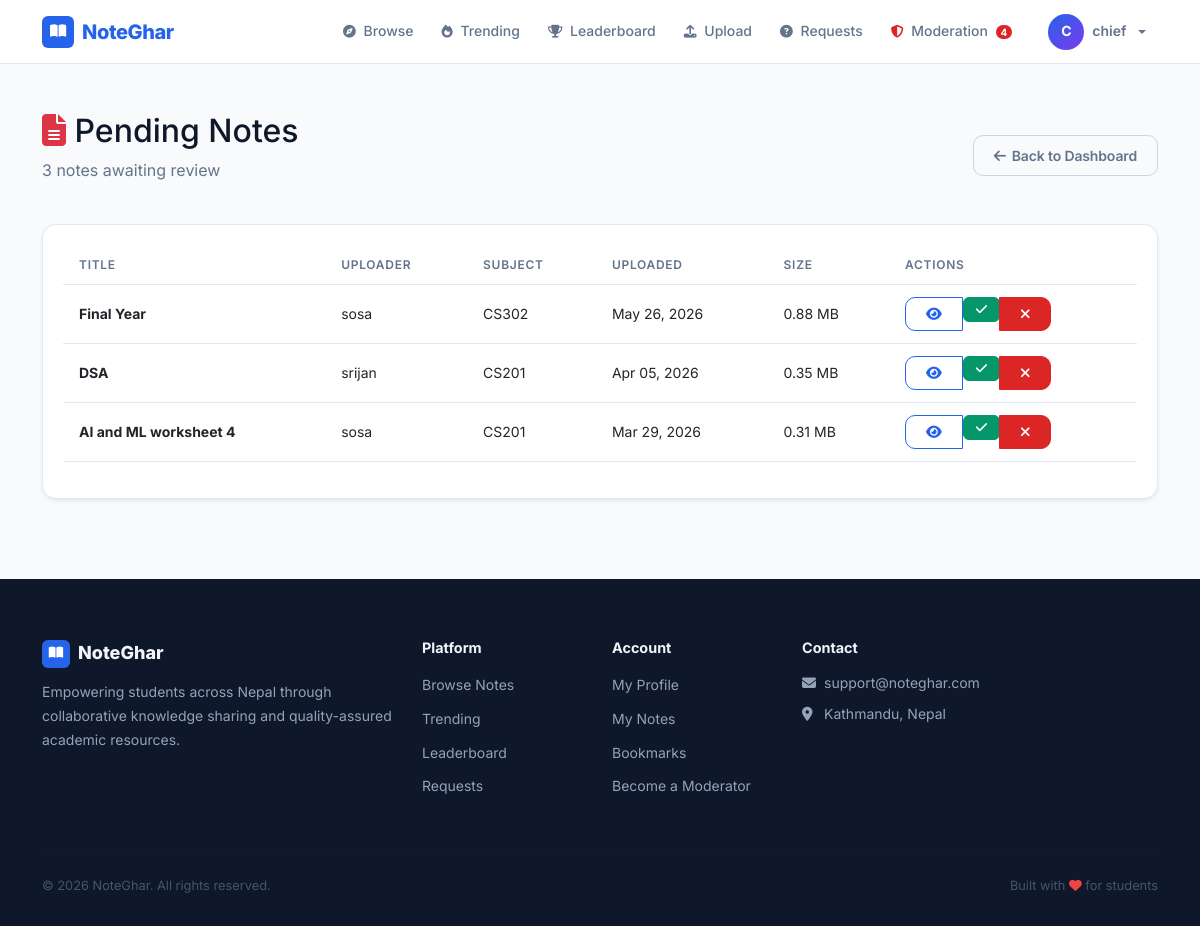
The app's page /moderation/pending-notes/ (signed in) with its own data.
### accounts/models.py (models this page shows, shortened)
class User(AbstractUser):
    ROLE_CHOICES = (
        ('student', 'Student'),
        ('moderator', 'Moderator'),
        ('admin', 'Admin'),
    )
    role = models.CharField(max_length=20, choices=ROLE_CHOICES, default='student')
    phone = models.CharField(max_length=15, blank=True, null=True)
    institution = models.ForeignKey(
        'notes.Institution',
        on_delete=models.SET_NULL,
        null=True,
        blank=True,
        related_name='users',
        help_text='User\'s affiliated institution'
    )
    profile_picture = models.ImageField(upload_to='profiles/', blank=True, null=True)
    bio = models.TextField(blank=True, null=True)
    is_verified = models.BooleanField(default=False)
    specialization_courses = models.ManyToManyField(
        'notes.Course',
        blank=True,
        related_name='specialized_moderators',
        help_text='Courses this moderator specializes in'
    )
    specialization_subjects = models.ManyToManyField(
        'notes.Subject',
        blank=True,
        related_name='specialized_moderators',
        help_text='Specific subjects within courses'
    )
    qualification_document = models.FileField(
        upload_to='qualifications/%Y/%m/',
        blank=True,
        null=True,
        help_text='Upload degree certificate, transcript, or other proof of qualification (PDF, JPG, PNG)'
    )
    qualification_verified = models.BooleanField(
        default=False,
        help_text='Admin has verified the qualification documents'
    )
    qualification_notes = models.TextField(
        blank=True,
        help_text='Admin notes about qualification verification'
    )
    created_at = models.DateTimeField(auto_now_add=True)
    updated_at = models.DateTimeField(auto_now=True)
    def is_admin_user(self):
        return self.role == 'admin' or self.is_superuser

### notes/models.py (models this page shows, shortened)
class Note(models.Model):
    STATUS_CHOICES = (
        ('pending', 'Pending Review'),
        ('approved', 'Approved'),
        ('rejected', 'Rejected'),
    )
    title = models.CharField(max_length=300)
    description = models.TextField()
    subject = models.ForeignKey(Subject, on_delete=models.CASCADE, related_name='notes')
    course = models.ForeignKey(Course, on_delete=models.CASCADE, related_name='notes')
    semester = models.ForeignKey(Semester, on_delete=models.CASCADE, related_name='notes')
    assigned_moderator = models.ForeignKey(
        settings.AUTH_USER_MODEL,
        on_delete=models.SET_NULL,
        null=True,
        blank=True,
        related_name='assigned_notes',
        help_text='Moderator assigned to review this note'
    )
    file = models.FileField(
        upload_to='notes/%Y/%m/',
        validators=[FileExtensionValidator(allowed_extensions=['pdf', 'docx', 'doc', 'ppt', 'pptx'])]
    )
    file_size = models.IntegerField(default=0, help_text="File size in bytes")
    uploaded_by = models.ForeignKey(settings.AUTH_USER_MODEL, on_delete=models.CASCADE, related_name='notes')
    status = models.CharField(max_length=20, choices=STATUS_CHOICES, default='pending')
    tags = models.ManyToManyField(Tag, blank=True, related_name='notes')
    download_count = models.IntegerField(default=0)
    view_count = models.IntegerField(default=0)
    created_at = models.DateTimeField(auto_now_add=True)
    updated_at = models.DateTimeField(auto_now=True)
    approved_at = models.DateTimeField(null=True, blank=True)
    approved_by = models.ForeignKey(
        settings.AUTH_USER_MODEL,
        on_delete=models.SET_NULL,
        null=True,
        blank=True,
        related_name='approved_notes'
    )
    class Meta:
        ordering = ['-created_at']
    def get_file_size_mb(self):
        return round(self.file_size / (1024 * 1024), 2)

class Subject(models.Model):
    name = models.CharField(max_length=200)
    code = models.CharField(max_length=20)
    course = models.ForeignKey(Course, on_delete=models.CASCADE, related_name='subjects')
    semester = models.ForeignKey(Semester, on_delete=models.CASCADE, related_name='subjects')
    description = models.TextField(blank=True)
    slug = models.SlugField(blank=True)
    created_at = models.DateTimeField(auto_now_add=True)
    class Meta:
        ordering = ['course', 'semester', 'name']
        unique_together = ['code', 'course', 'semester']

### moderation/views.py (the view, shortened to what this page needs)
# urls.py: path('pending-notes/', views.pending_notes_list, name='pending_notes'),
@user_passes_test(is_moderator)
def pending_notes_list(request):
    user = request.user
    if user.is_superuser or user.role == 'admin':
        notes = Note.objects.filter(status='pending').select_related(
            'uploaded_by', 'subject', 'course', 'semester'
        ).order_by('-created_at')
    course_id = request.GET.get('course')
    if course_id:
        notes = notes.filter(course_id=course_id)
    context = {
        'notes': notes,
        'total_count': notes.count(),
    }
    return render(request, 'moderation/pending_notes.html', context)

### core/templates/moderation/pending_notes.html (shortened to what this page needs)
{% extends 'base.html' %}
{% block content %}
<div class="container my-5">
    <div class="d-flex justify-content-between align-items-center mb-4">
        <div>
            <h2><i class="fas fa-file-alt text-danger"></i> Pending Notes</h2>
            <p class="text-muted">{{ total_count }} notes awaiting review</p>
        </div>
        <a href="{% url 'moderation:dashboard' %}" class="btn btn-outline-secondary">
            <i class="fas fa-arrow-left"></i> Back to Dashboard
        </a>
    </div>
    {% if notes %}
        <div class="card shadow-sm">
            <div class="card-body">
                <div class="table-responsive">
                    <table class="table table-hover">
                        <thead>
                            <tr>
                                <th>Title</th>
                                <th>Uploader</th>
                                <th>Subject</th>
                                <th>Uploaded</th>
                                <th>Size</th>
                                <th>Actions</th>
                            </tr>
                        </thead>
                        <tbody>
                            {% for note in notes %}
                            <tr>
                                <td>
                                    <strong>{{ note.title|truncatewords:8 }}</strong>
                                </td>
                                <td>{{ note.uploaded_by.username }}</td>
                                <td>{{ note.subject.code }}</td>
                                <td>{{ note.created_at|date:"M d, Y" }}</td>
                                <td>{{ note.get_file_size_mb }} MB</td>
                                <td>
                                    <div class="btn-group btn-group-sm">
                                        <a href="{% url 'notes:detail' note.pk %}"
                                           class="btn btn-outline-primary" target="_blank">
                                            <i class="fas fa-eye"></i>
                                        </a>
                                        <form method="post" action="{% url 'moderation:approve_note' note.pk %}" class="d-inline">
                                            <button type="submit" class="btn btn-success btn-sm" onclick="return confirm('Approve this note?')">
                                                <i class="fas fa-check"></i>
                                            </button>
                                        </form>
                                        <a href="{% url 'moderation:reject_note' note.pk %}"
                                           class="btn btn-danger">
                                            <i class="fas fa-times"></i>
                                        </a>
                                    </div>
                                </td>
                            </tr>
                            {% endfor %}
                        </tbody>
                    </table>
                </div>
            </div>
        </div>
    {% else %}
        <div class="alert alert-success text-center">
            <i class="fas fa-check-circle fa-3x mb-3"></i>
            <h4>All Caught Up!</h4>
            <p class="mb-0">There are no pending notes to review.</p>
        </div>
    {% endif %}
</div>
{% endblock %}

### core/templates/base.html (shortened to what this page needs)
<!DOCTYPE html>
<html lang="en">
<head>
    <link href="https://cdn.jsdelivr.net/npm/bootstrap@5.3.0/dist/css/bootstrap.min.css" rel="stylesheet">
    <link rel="stylesheet" href="https://cdnjs.cloudflare.com/ajax/libs/font-awesome/6.4.0/css/all.min.css">
</head>
<body>
    <nav class="navbar navbar-expand-lg">
        <div class="container d-flex align-items-center">
            <a class="navbar-brand" href="{% url 'core:home' %}">
                <span class="brand-icon"><i class="fas fa-book-open"></i></span>
                NoteGhar
            </a>
            <div class="collapse navbar-collapse" id="navbarNav">
                <ul class="navbar-nav ms-auto align-items-lg-center gap-1">
                    <li class="nav-item">
                        <a class="nav-link" href="{% url 'notes:list' %}"><i class="fas fa-compass"></i> Browse</a>
                    </li>
                    <li class="nav-item">
                        <a class="nav-link" href="{% url 'notes:trending' %}"><i class="fas fa-fire"></i> Trending</a>
                    </li>
                    <li class="nav-item">
                        <a class="nav-link" href="{% url 'notes:leaderboard' %}"><i class="fas fa-trophy"></i> Leaderboard</a>
                    </li>
                    {% if user.is_authenticated %}
                        {% if user.role == 'student' or user.is_superuser %}
                        <li class="nav-item">
                            <a class="nav-link" href="{% url 'notes:upload' %}"><i class="fas fa-upload"></i> Upload</a>
                        </li>
                        {% endif %}
                        <li class="nav-item">
                            <a class="nav-link" href="{% url 'notes:request_board' %}"><i class="fas fa-question-circle"></i> Requests</a>
                        </li>
                        {% if user.role in 'moderator,admin' or user.is_superuser %}
                        <li class="nav-item">
                            <a class="nav-link" href="{% url 'moderation:dashboard' %}">
                                <i class="fas fa-shield-alt" style="color: var(--danger);"></i> Moderation
                                {% if total_pending %}
                                    <span class="navbar-pending-badge">{{ total_pending }}</span>
                                {% endif %}
                            </a>
                        </li>
                        {% endif %}
                        <li class="nav-item dropdown ms-lg-2">
                            <a class="nav-link dropdown-toggle d-flex align-items-center gap-2" href="#" id="userDropdown" role="button" data-bs-toggle="dropdown">
                                <span class="user-avatar" style="padding:0;overflow:hidden;">
                                    {% if user.profile_picture %}
                                        <img src="{{ user.profile_picture.url }}" alt="{{ user.username }}" style="width:36px;height:36px;object-fit:cover;border-radius:50%;">
                                    {% else %}
                                        {{ user.username|slice:":1"|upper }}
                                    {% endif %}
                                </span>
                                <span class="d-none d-lg-inline" style="font-size: 0.875rem; font-weight: 600;">{{ user.username }}</span>
                            </a>
                        </li>
                    {% endif %}
                </ul>
            </div>
        </div>
    </nav>
    {% block content %}{% endblock %}
    <footer>
        <div class="container">
            <div class="row g-4">
                <div class="col-lg-4">
                    <div class="brand-footer">
                        <span class="icon"><i class="fas fa-book-open"></i></span>
                        NoteGhar
                    </div>
                    <p style="font-size: 0.875rem; line-height: 1.7;">Empowering students across Nepal through collaborative knowledge sharing and quality-assured academic resources.</p>
                </div>
                <div class="col-sm-4 col-lg-2">
                    <h5>Platform</h5>
                    <ul class="list-unstyled" style="display: flex; flex-direction: column; gap: 8px;">
                        <li><a href="{% url 'notes:list' %}">Browse Notes</a></li>
                        <li><a href="{% url 'notes:trending' %}">Trending</a></li>
                        <li><a href="{% url 'notes:leaderboard' %}">Leaderboard</a></li>
                        <li><a href="{% url 'notes:request_board' %}">Requests</a></li>
                    </ul>
                </div>
                <div class="col-sm-4 col-lg-2">
                    <h5>Account</h5>
                    <ul class="list-unstyled" style="display: flex; flex-direction: column; gap: 8px;">
                        {% if user.is_authenticated %}
                        <li><a href="{% url 'accounts:profile' %}">My Profile</a></li>
                        {% if user.role == 'student' %}
                        <li><a href="{% url 'notes:my_notes' %}">My Notes</a></li>
                        <li><a href="{% url 'notes:my_bookmarks' %}">Bookmarks</a></li>
                        <li><a href="{% url 'accounts:signup_moderator' %}">Become a Moderator</a></li>
                        {% elif user.role == 'moderator' %}
                        <li><a href="{% url 'moderation:dashboard' %}">Mod Dashboard</a></li>
                        {% elif user.is_admin_user %}
                        <li><a href="{% url 'admin_dashboard' %}">Admin Dashboard</a></li>
                        {% endif %}
                        {% else %}
                        <li><a href="{% url 'accounts:signup_student' %}">Student Sign Up</a></li>
                        <li><a href="{% url 'accounts:signup_moderator' %}">Become a Moderator</a></li>
                        <li><a href="{% url 'accounts:student_login' %}">Log In</a></li>
                        {% endif %}
                    </ul>
                </div>
                <div class="col-sm-4 col-lg-4">
                    <h5>Contact</h5>
                    <div style="display: flex; flex-direction: column; gap: 8px; font-size: 0.875rem;">
                        <a href="mailto:notegharsupport@gmail.com"><i class="fas fa-envelope me-2" style="width: 14px;"></i>support@noteghar.com</a>
                        <span><i class="fas fa-map-marker-alt me-2" style="width: 14px;"></i>Kathmandu, Nepal</span>
                    </div>
                </div>
            </div>
            <hr>
            <div class="d-flex flex-wrap justify-content-between align-items-center footer-bottom">
                <span>&copy; 2026 NoteGhar. All rights reserved.</span>
                <span>Built with <i class="fas fa-heart" style="color: #EF4444;"></i> for students</span>
            </div>
        </div>
    </footer>
</body>
</html>

### records on screen
User: username "C", username "chief"
Note: title "Final Year", uploaded_by.username "sosa", subject.code "CS302", created_at "May 26, 2026", get_file_size_mb "0.88"
Note: title "DSA", uploaded_by.username "srijan", subject.code "CS201", created_at "Apr 05, 2026", get_file_size_mb "0.35"
Note: title "AI and ML worksheet 4", uploaded_by.username "sosa", subject.code "CS201", created_at "Mar 29, 2026", get_file_size_mb "0.31"

### other values on screen
{{ total_pending }} "4"
{{ total_count }} "3"
